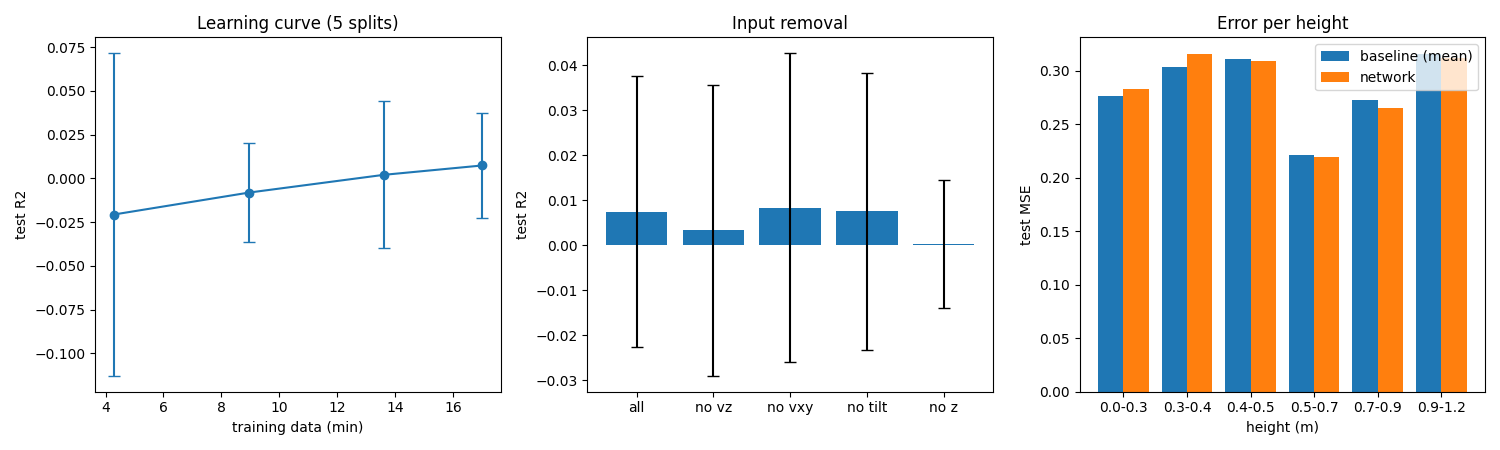

The script that saved this image:
# evalNet - how good is the residual network really, what carries it, and does more data help?
#   1) the same 4-neuron net over SEEDS different 60/20/20 splits: test R2 with its spread
#   2) input removal: without vz / vxy / tilt / z, same splits: how much R2 each input is worth
#   3) data size: only 25 / 50 / 75 / 100 % of the training segments: the learning curve
#   4) the error per height band (all splits together)
# Writes evalNet.png. Runs every training in parallel (each one is train.fit, the per-sample SGD).
#   python evalNet.py
import os
from multiprocessing import Pool

import matplotlib
matplotlib.use("Agg")
import matplotlib.pyplot as plt
import numpy as np

import train

HERE = os.path.dirname(os.path.abspath(__file__))
SEEDS = [0, 1, 2, 3, 4]
NEURONS, LR, EPOCHS, NOISE = 4, 0.001, 20, 0.05
FRACTIONS = [0.25, 0.5, 0.75, 1.0]
DROPS = [None, "vz", "vxy", "tilt", "z"]
BANDS = [0.0, 0.3, 0.4, 0.5, 0.7, 0.9, 1.2]


def job(args):                          # one training -> (kind, key, seed, test MSE, baseline, test z, errors)
    kind, key, seed = args
    tr, val, test = train.split(train.loadData(), seed)
    if kind == "frac" and key < 1.0:    # a part of the training flights (whole segments)
        segs = np.random.default_rng(100 + seed).permutation(tr["segment"].unique())
        tr = tr[tr["segment"].isin(segs[:max(1, int(key * len(segs)))])]
    inputs = [k for k in train.INPUTS if k != key] if kind == "drop" else train.INPUTS
    mean, std = tr[inputs].mean().to_numpy(), tr[inputs].std().to_numpy()
    X, Xt = (tr[inputs].to_numpy() - mean) / std, (test[inputs].to_numpy() - mean) / std
    Y, Yt = tr["residualZ"].to_numpy(), test["residualZ"].to_numpy()
    Xn, Yn = train.addNoise(X, Y, NOISE, seed=seed)
    net, theta = train.fit((len(inputs), NEURONS, NEURONS), Xn, Yn, LR, EPOCHS, seed)
    err = Yt - train.predict(net, theta, Xt)
    base = float(np.mean((Yt - Y.mean()) ** 2))
    return kind, key, seed, float(np.mean(err ** 2)), base, len(tr), test["z"].to_numpy(), err, Yt - Y.mean()


def r2(rows):
    v = np.array([1 - m / b for (_, _, _, m, b, *_) in rows])
    return v.mean(), v.std()


def main():
    jobs = [("drop", d, s) for d in DROPS for s in SEEDS] + \
           [("frac", f, s) for f in FRACTIONS if f < 1.0 for s in SEEDS]
    with Pool(min(len(jobs), os.cpu_count() - 2)) as pool:
        res = pool.map(job, jobs)
    full = [r for r in res if r[0] == "drop" and r[1] is None]

    m, s = r2(full)
    print(f"all inputs, {len(SEEDS)} splits: test R2 {m:.3f} +- {s:.3f}  ({', '.join(f'{1 - r[3] / r[4]:.2f}' for r in full)})")
    print(f"  test rms error: network {np.sqrt(np.mean([r[3] for r in full])):.3f} m/s^2, "
          f"constant (training mean) {np.sqrt(np.mean([r[4] for r in full])):.3f} m/s^2")
    print("without one input (R2, drop vs all):")
    for d in DROPS[1:]:
        rows = [r for r in res if r[0] == "drop" and r[1] == d]
        md, sd = r2(rows)
        print(f"  no {d:5s} R2 {md:.3f} +- {sd:.3f}   ({md - m:+.3f})")
    print("learning curve (share of the training flights -> rows, R2):")
    curve = []
    for f in FRACTIONS:
        rows = full if f == 1.0 else [r for r in res if r[0] == "frac" and r[1] == f]
        mf, sf = r2(rows)
        n = np.mean([r[5] for r in rows])
        curve.append((n / 50 / 60, mf, sf))
        print(f"  {f * 100:3.0f} %  {n:7.0f} rows ({n / 50 / 60:4.1f} min)  R2 {mf:.3f} +- {sf:.3f}")

    z = np.concatenate([r[6] for r in full])
    e = np.concatenate([r[7] for r in full])
    e0 = np.concatenate([r[8] for r in full])
    print("per height band (all test rows of all splits): seconds, net MSE, baseline MSE, R2, mean error")
    band = []
    for lo, hi in zip(BANDS[:-1], BANDS[1:]):
        k = (z >= lo) & (z < hi)
        if k.sum() < 50:
            print(f"  {lo:.1f}-{hi:.1f} m  too few rows ({k.sum()})")
            continue
        mse, b = np.mean(e[k] ** 2), np.mean(e0[k] ** 2)
        band.append((lo, hi, mse, b, e[k].mean()))
        print(f"  {lo:.1f}-{hi:.1f} m  {k.sum() / 50 / len(SEEDS):5.0f} s  {mse:.3f}  {b:.3f}  R2 {1 - mse / b:+.2f}  bias {e[k].mean():+.2f}")

    fig, ax = plt.subplots(1, 3, figsize=(15, 4.5))
    a = ax[0]
    a.errorbar([c[0] for c in curve], [c[1] for c in curve], [c[2] for c in curve], fmt="o-", capsize=4)
    a.set(xlabel="training data (min)", ylabel="test R2", title="Learning curve (5 splits)")
    a = ax[1]
    names = ["all"] + [f"no {d}" for d in DROPS[1:]]
    vals = [r2([r for r in res if r[0] == "drop" and r[1] == d]) for d in DROPS]
    a.bar(names, [v[0] for v in vals], yerr=[v[1] for v in vals], capsize=4)
    a.set(ylabel="test R2", title="Input removal")
    a = ax[2]
    x = np.arange(len(band))
    a.bar(x - 0.2, [b[3] for b in band], 0.4, label="baseline (mean)")
    a.bar(x + 0.2, [b[2] for b in band], 0.4, label="network")
    a.set_xticks(x, [f"{b[0]:.1f}-{b[1]:.1f}" for b in band])
    a.set(xlabel="height (m)", ylabel="test MSE", title="Error per height")
    a.legend()
    fig.tight_layout()
    fig.savefig(os.path.join(HERE, "evalNet.png"), dpi=100)


if __name__ == "__main__":
    main()
